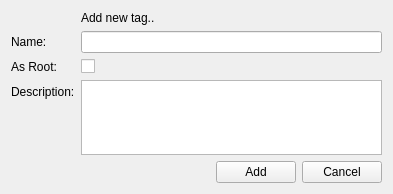
<?xml version="1.0" encoding="UTF-8"?>
<ui version="4.0">
 <class>tag_add_form</class>
 <widget class="QWidget" name="tag_add_form">
  <property name="geometry">
   <rect>
    <x>0</x>
    <y>0</y>
    <width>393</width>
    <height>194</height>
   </rect>
  </property>
  <property name="windowTitle">
   <string>Add tag</string>
  </property>
  <layout class="QFormLayout" name="formLayout">
   <item row="1" column="0">
    <widget class="QLabel" name="label_name">
     <property name="text">
      <string>Name:</string>
     </property>
     <property name="buddy">
      <cstring>name</cstring>
     </property>
    </widget>
   </item>
   <item row="1" column="1">
    <widget class="QLineEdit" name="name">
     <property name="initialFocus" stdset="0">
      <bool>true</bool>
     </property>
    </widget>
   </item>
   <item row="3" column="0">
    <widget class="QLabel" name="label_description">
     <property name="text">
      <string>Description:</string>
     </property>
     <property name="buddy">
      <cstring>description</cstring>
     </property>
    </widget>
   </item>
   <item row="3" column="1">
    <widget class="QPlainTextEdit" name="description"/>
   </item>
   <item row="4" column="1">
    <layout class="QHBoxLayout" name="horizontalLayout_2">
     <item>
      <layout class="QHBoxLayout" name="horizontalLayout">
       <item>
        <spacer name="horizontalSpacer">
         <property name="orientation">
          <enum>Qt::Horizontal</enum>
         </property>
         <property name="sizeHint" stdset="0">
          <size>
           <width>40</width>
           <height>20</height>
          </size>
         </property>
        </spacer>
       </item>
       <item>
        <widget class="QPushButton" name="add">
         <property name="text">
          <string>Add</string>
         </property>
         <property name="rootelement" stdset="0">
          <string notr="true">tag</string>
         </property>
         <property name="doctype" stdset="0">
          <string notr="true">Tag.simpleform</string>
         </property>
         <property name="action" stdset="0">
          <string notr="true">create</string>
         </property>
         <property name="form" stdset="0">
          <string notr="true">tags</string>
         </property>
         <property name="parentID" stdset="0">
          <string notr="true">{global.id}</string>
         </property>
        </widget>
       </item>
       <item>
        <widget class="QPushButton" name="cancel">
         <property name="text">
          <string>Cancel</string>
         </property>
         <property name="form" stdset="0">
          <string notr="true">tags</string>
         </property>
        </widget>
       </item>
      </layout>
     </item>
    </layout>
   </item>
   <item row="0" column="0">
    <widget class="QLabel" name="label">
     <property name="text">
      <string/>
     </property>
     <property name="pixmap">
      <pixmap resource="../qtclient.qrc">:/images/tag_blue_add.png</pixmap>
     </property>
    </widget>
   </item>
   <item row="0" column="1">
    <widget class="QLabel" name="label_2">
     <property name="text">
      <string>Add new tag..</string>
     </property>
    </widget>
   </item>
   <item row="2" column="0">
    <widget class="QLabel" name="label_5">
     <property name="text">
      <string>As Root:</string>
     </property>
     <property name="buddy">
      <cstring>root</cstring>
     </property>
    </widget>
   </item>
   <item row="2" column="1">
    <widget class="QCheckBox" name="root">
     <property name="text">
      <string/>
     </property>
    </widget>
   </item>
  </layout>
 </widget>
 <tabstops>
  <tabstop>name</tabstop>
  <tabstop>root</tabstop>
  <tabstop>description</tabstop>
  <tabstop>add</tabstop>
  <tabstop>cancel</tabstop>
 </tabstops>
 <resources>
  <include location="../qtclient.qrc"/>
  <include location="../qtclient.qrc"/>
 </resources>
 <connections/>
</ui>
